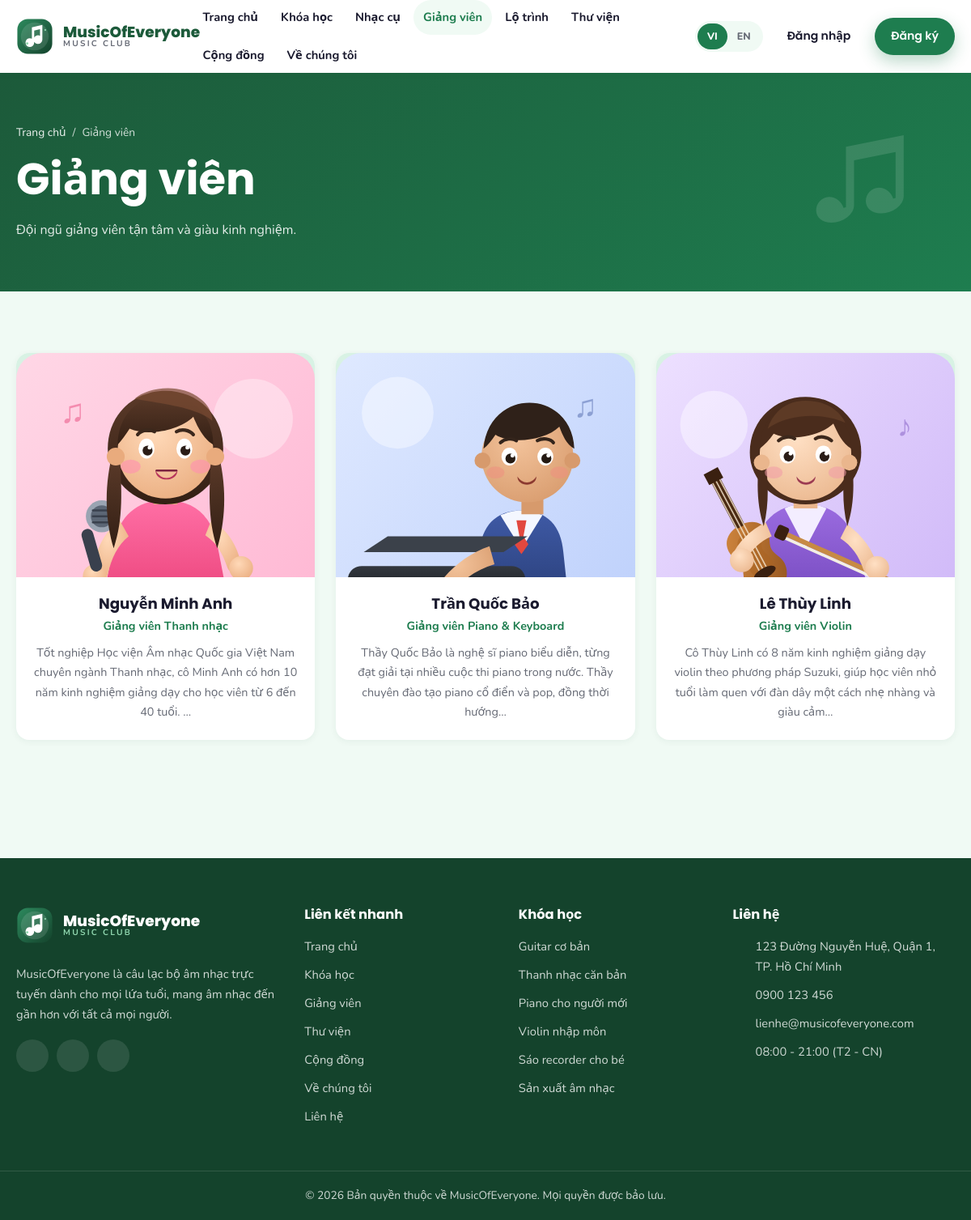
/giang-vien.php, run on the app's committed database.
### tables this page shows
CREATE TABLE `instructors` (
  `id` INT AUTO_INCREMENT PRIMARY KEY,
  `slug` VARCHAR(255) UNIQUE,
  `name` VARCHAR(255),
  `title_vi` VARCHAR(255),
  `title_en` VARCHAR(255),
  `bio_vi` TEXT,
  `bio_en` TEXT,
  `photo` VARCHAR(255),
  `email` VARCHAR(255),
  `is_active` TINYINT(1) DEFAULT 1,
  `sort_order` INT DEFAULT 0
);

CREATE TABLE `courses` (
  `id` INT AUTO_INCREMENT PRIMARY KEY,
  `slug` VARCHAR(255) UNIQUE,
  `title_vi` VARCHAR(255),
  `title_en` VARCHAR(255),
  `subtitle_vi` VARCHAR(255),
  `subtitle_en` VARCHAR(255),
  `description_vi` TEXT,
  `description_en` TEXT,
  `level_id` INT DEFAULT NULL,
  `instructor_id` INT DEFAULT NULL,
  `thumbnail` VARCHAR(255),
  `price` DECIMAL(10,2) DEFAULT 0,
  `duration` VARCHAR(100),
  `is_featured` TINYINT(1) DEFAULT 0,
  `is_active` TINYINT(1) DEFAULT 1,
  `meta_title` VARCHAR(255),
  `meta_description` TEXT,
  `sort_order` INT DEFAULT 0,
  `created_at` TIMESTAMP DEFAULT CURRENT_TIMESTAMP,
  CONSTRAINT `fk_courses_level` FOREIGN KEY (`level_id`) REFERENCES `levels`(`id`) ON DELETE SET NULL,
  CONSTRAINT `fk_courses_instructor` FOREIGN KEY (`instructor_id`) REFERENCES `instructors`(`id`) ON DELETE SET NULL
);

### includes/db.php (called while the page is built, shortened)
<?php
function db(): PDO
{
    static $pdo = null;
    if ($pdo instanceof PDO) {
        return $pdo;
    }
    $dsn = 'mysql:host=' . DB_HOST . ';dbname=' . DB_NAME . ';charset=' . DB_CHARSET;
    try {
        $pdo = new PDO($dsn, DB_USER, DB_PASS, [
            PDO::ATTR_ERRMODE            => PDO::ERRMODE_EXCEPTION,
            PDO::ATTR_DEFAULT_FETCH_MODE => PDO::FETCH_ASSOC,
            PDO::ATTR_EMULATE_PREPARES   => false,
        ]);
    } catch (PDOException $e) {
        if (defined('DEBUG_MODE') && DEBUG_MODE) {
            die('Database connection failed: ' . $e->getMessage());
        }
        http_response_code(500);
        die('Database connection failed. Please try again later.');
    }
    return $pdo;
}
function dbQuery(string $sql, array $params = []): PDOStatement
{
    $stmt = db()->prepare($sql);
    $stmt->execute($params);
    return $stmt;
}
function dbAll(string $sql, array $params = []): array
{
    return dbQuery($sql, $params)->fetchAll();
}

### giang-vien.php (the view, shortened to what this page needs)
<?php
require_once __DIR__ . '/includes/functions.php';
$instructors = dbAll('SELECT * FROM instructors WHERE is_active = 1 ORDER BY sort_order ASC, id ASC');
$activeNav       = 'instructors';
require __DIR__ . '/includes/header.php';
?>
<section class="page-hero">
  <div class="container">
    <nav class="breadcrumb" aria-label="Breadcrumb">
      <a href="<?= e(url('index.php')) ?>"><?= e(t('home')) ?></a><span>/</span><span><?= e(t('nav_instructors')) ?></span>
    </nav>
    <h1><?= e(t('instructors_page_title')) ?></h1>
    <p><?= e(t('instructors_page_subtitle')) ?></p>
  </div>
</section>
<section class="section">
  <div class="container">
    <?php if (!$instructors): ?>
      <div class="empty-state"><?= e(t('no_results')) ?></div>
    <?php else: ?>
      <div class="grid grid--3">
        <?php foreach ($instructors as $instructor): ?>
          <a class="instructor-card reveal" href="<?= e(url('giang-vien-chi-tiet.php?slug=' . urlencode($instructor['slug']))) ?>">
            <div class="instructor-card__photo">
              <img src="<?= e(imageUrl($instructor['photo'], 'assets/images/course-singing.svg')) ?>" alt="<?= e($instructor['name']) ?>" loading="lazy">
            </div>
            <div class="instructor-card__body">
              <h3 class="instructor-card__name"><?= e($instructor['name']) ?></h3>
              <p class="instructor-card__role"><?= e(localized($instructor, 'title')) ?></p>
              <p class="instructor-card__bio"><?= e(excerpt(localized($instructor, 'bio'), 150)) ?></p>
            </div>
          </a>
        <?php endforeach; ?>
      </div>
    <?php endif; ?>
  </div>
</section>
<?php require __DIR__ . '/includes/footer.php'; ?>

### includes/header.php (shortened to what this page needs)
<?php
require_once __DIR__ . '/functions.php';
$lang            = currentLang();
$pageTitle       = $pageTitle ?? setting('site_name', SITE_NAME);
$activeNav       = $activeNav ?? '';
$bodyClass       = $bodyClass ?? '';
$user            = currentUser();
$navItems = [
    'home'        => ['label' => t('nav_home'),        'url' => url('index.php')],
    'courses'     => ['label' => t('nav_courses'),     'url' => url('khoa-hoc.php')],
    'instruments' => ['label' => t('nav_instruments'), 'url' => url('khoa-hoc.php') . '#instruments'],
    'instructors' => ['label' => t('nav_instructors'), 'url' => url('giang-vien.php')],
    'path'        => ['label' => t('nav_learning_path'), 'url' => url('index.php') . '#levels'],
    'library'     => ['label' => t('nav_library'),     'url' => url('thu-vien.php')],
    'community'   => ['label' => t('nav_community'),   'url' => url('cong-dong.php')],
    'about'       => ['label' => t('nav_about'),       'url' => url('ve-chung-toi.php')],
];
?>
<!DOCTYPE html>
<html lang="<?= e($lang) ?>">
<head>
<title><?= e($pageTitle) ?> | <?= e(setting('site_name', SITE_NAME)) ?></title>
<link rel="stylesheet" href="<?= e(asset('css/style.css')) ?>">
</head>
<body class="<?= e($bodyClass) ?>">
<header class="site-header" id="siteHeader">
  <div class="container site-header__inner">
    <a class="brand" href="<?= e(url('index.php')) ?>">
      <img class="brand__logo" src="<?= e(asset('images/logo.svg')) ?>" alt="<?= e(setting('site_name', SITE_NAME)) ?>" width="46" height="46">
      <span class="brand__text">
        <span class="brand__name"><?= e(setting('site_name', SITE_NAME)) ?></span>
        <span class="brand__tagline"><?= e(t('brand_tagline')) ?></span>
      </span>
    </a>
    <nav class="main-nav" id="mainNav" aria-label="Main">
      <ul class="main-nav__list">
        <?php foreach ($navItems as $key => $item): ?>
          <li>
            <a class="main-nav__link<?= $activeNav === $key ? ' is-active' : '' ?>" href="<?= e($item['url']) ?>"><?= e($item['label']) ?></a>
          </li>
        <?php endforeach; ?>
      </ul>
      <div class="header-actions">
        <div class="lang-switch" role="group" aria-label="Language">
          <a class="lang-switch__btn<?= $lang === 'vi' ? ' is-active' : '' ?>" href="<?= e(langSwitchUrl('vi')) ?>">VI</a>
          <a class="lang-switch__btn<?= $lang === 'en' ? ' is-active' : '' ?>" href="<?= e(langSwitchUrl('en')) ?>">EN</a>
        </div>
        <?php if ($user): ?>
          <a class="btn btn--ghost btn--sm" href="<?= e(url('profile.php')) ?>"><?= e($user['name']) ?></a>
          <?php if ((int) $user['is_admin'] === 1): ?>
            <a class="btn btn--ghost btn--sm" href="<?= e(url('admin/index.php')) ?>"><?= e(t('nav_admin')) ?></a>
          <?php endif; ?>
          <a class="btn btn--primary btn--sm" href="<?= e(url('logout.php')) ?>"><?= e(t('nav_logout')) ?></a>
        <?php else: ?>
          <a class="btn btn--ghost btn--sm" href="<?= e(url('login.php')) ?>"><?= e(t('nav_login')) ?></a>
          <a class="btn btn--primary btn--sm" href="<?= e(url('register.php')) ?>"><?= e(t('nav_register')) ?></a>
        <?php endif; ?>
      </div>
    </nav>
  </div>
</header>
<main id="main">

### includes/footer.php (shortened to what this page needs)
</main>
<footer class="site-footer">
  <div class="container site-footer__grid">
    <div class="site-footer__col">
      <a class="brand brand--footer" href="<?= e(url('index.php')) ?>">
        <img class="brand__logo" src="<?= e(asset('images/logo.svg')) ?>" alt="<?= e(setting('site_name', SITE_NAME)) ?>" width="46" height="46">
        <span class="brand__text">
          <span class="brand__name"><?= e(setting('site_name', SITE_NAME)) ?></span>
          <span class="brand__tagline"><?= e(t('brand_tagline')) ?></span>
        </span>
      </a>
      <p class="site-footer__about"><?= e(t('footer_about')) ?></p>
      <div class="social">
        <?php if (setting('facebook_url')): ?>
          <a class="social__link" href="<?= e(setting('facebook_url')) ?>" target="_blank" rel="noopener" aria-label="Facebook"><?= icon('facebook', 'icon icon--sm') ?></a>
        <?php endif; ?>
        <?php if (setting('youtube_url')): ?>
          <a class="social__link" href="<?= e(setting('youtube_url')) ?>" target="_blank" rel="noopener" aria-label="YouTube"><?= icon('youtube', 'icon icon--sm') ?></a>
        <?php endif; ?>
        <?php if (setting('zalo_url')): ?>
          <a class="social__link" href="<?= e(setting('zalo_url')) ?>" target="_blank" rel="noopener" aria-label="Zalo"><?= icon('zalo', 'icon icon--sm') ?></a>
        <?php endif; ?>
      </div>
    </div>
    <div class="site-footer__col">
      <h3 class="site-footer__title"><?= e(t('footer_links')) ?></h3>
      <ul class="site-footer__list">
        <li><a href="<?= e(url('index.php')) ?>"><?= e(t('nav_home')) ?></a></li>
        <li><a href="<?= e(url('khoa-hoc.php')) ?>"><?= e(t('nav_courses')) ?></a></li>
        <li><a href="<?= e(url('giang-vien.php')) ?>"><?= e(t('nav_instructors')) ?></a></li>
        <li><a href="<?= e(url('thu-vien.php')) ?>"><?= e(t('nav_library')) ?></a></li>
        <li><a href="<?= e(url('cong-dong.php')) ?>"><?= e(t('nav_community')) ?></a></li>
        <li><a href="<?= e(url('ve-chung-toi.php')) ?>"><?= e(t('nav_about')) ?></a></li>
        <li><a href="<?= e(url('lien-he.php')) ?>"><?= e(t('nav_contact')) ?></a></li>
      </ul>
    </div>
    <div class="site-footer__col">
      <h3 class="site-footer__title"><?= e(t('footer_courses')) ?></h3>
      <ul class="site-footer__list">
        <?php
        $footerCourses = [];
        try {
            $footerCourses = dbAll('SELECT slug, title_vi, title_en FROM courses WHERE is_active = 1 ORDER BY sort_order ASC LIMIT 6');
        } catch (Throwable $e) {
            $footerCourses = [];
        }
        ?>
        <?php foreach ($footerCourses as $fc): ?>
          <li><a href="<?= e(url('khoa-hoc-chi-tiet.php?slug=' . urlencode($fc['slug']))) ?>"><?= e(localized($fc, 'title')) ?></a></li>
        <?php endforeach; ?>
      </ul>
    </div>
    <div class="site-footer__col">
      <h3 class="site-footer__title"><?= e(t('footer_contact')) ?></h3>
      <ul class="site-footer__list site-footer__list--contact">
        <li><?= icon('pin', 'icon icon--sm') ?><span><?= e(setting('address')) ?></span></li>
        <li><?= icon('phone', 'icon icon--sm') ?><a href="tel:<?= e(preg_replace('/\s+/', '', setting('phone'))) ?>"><?= e(setting('phone')) ?></a></li>
        <li><?= icon('mail', 'icon icon--sm') ?><a href="mailto:<?= e(setting('contact_email')) ?>"><?= e(setting('contact_email')) ?></a></li>
        <li><?= icon('clock', 'icon icon--sm') ?><span><?= e(setting('working_hours')) ?></span></li>
      </ul>
    </div>
  </div>
  <div class="site-footer__bottom">
    <div class="container">
      <p>&copy; <?= date('Y') ?> <?= e(t('footer_copyright')) ?></p>
    </div>
  </div>
</footer>
</body>
</html>

### includes/functions.php (shortened to what this page needs)
<?php
require_once __DIR__ . '/db.php';
function basePath(): string
{
    static $base = null;
    if ($base !== null) {
        return $base;
    }
    $appRoot  = str_replace('\\', '/', realpath(dirname(__DIR__)) ?: dirname(__DIR__));
    $docRoot  = isset($_SERVER['DOCUMENT_ROOT']) ? realpath($_SERVER['DOCUMENT_ROOT']) : false;
    $docRoot  = $docRoot ? str_replace('\\', '/', $docRoot) : '';
    if ($docRoot !== '' && strpos($appRoot, $docRoot) === 0) {
        $base = rtrim(substr($appRoot, strlen($docRoot)), '/');
    } else {
        $base = '';
    }
    return $base;
}
function url(string $path = ''): string
{
    return basePath() . '/' . ltrim($path, '/');
}
function asset(string $path): string
{
    return url('assets/' . ltrim($path, '/'));
}
function imageUrl(?string $path, string $fallback = 'assets/images/course-guitar.svg'): string
{
    $path = trim((string) $path);
    if (strpos($path, 'assets/') === 0 || strpos($path, 'uploads/') === 0) {
        return url($path);
    }
    return url('uploads/' . ltrim($path, '/'));
}
function e($value): string
{
    return htmlspecialchars((string) $value, ENT_QUOTES | ENT_SUBSTITUTE, 'UTF-8');
}
function excerpt(?string $text, int $length = 140): string
{
    $text = trim(preg_replace('/\s+/u', ' ', strip_tags((string) $text)));
    if (function_exists('mb_strlen') && mb_strlen($text, 'UTF-8') > $length) {
        return mb_substr($text, 0, $length, 'UTF-8') . '…';
    }
    return $text;
}
function currentLang(): string
{
    return $_SESSION['lang'] ?? 'vi';
}
function t(string $key, ?string $default = null): string
{
    static $strings = [];
    $lang = currentLang();
    if (!isset($strings[$lang])) {
        $file = dirname(__DIR__) . '/lang/' . $lang . '.php';
        $strings[$lang] = file_exists($file) ? (array) require $file : [];
    }
    return $strings[$lang][$key] ?? ($default ?? $key);
}
function localized(?array $row, string $field, string $fallbackField = ''): string
{
    $lang = currentLang();
    $key  = $field . '_' . $lang;
    if (!empty($row[$key])) {
        return (string) $row[$key];
    }
    return '';
}
function langSwitchUrl(string $lang): string
{
    $query = $_GET;
    $query['lang'] = $lang;
    $uri = strtok($_SERVER['REQUEST_URI'] ?? '/', '?');
    return $uri . '?' . http_build_query($query);
}
function currentUser(): ?array
{
    if (empty($_SESSION['user_id'])) {
        return null;
    }
    $user = dbOne('SELECT * FROM users WHERE id = ? AND is_active = 1', [(int) $_SESSION['user_id']]);
    return $user;
}
function setting(string $key, string $default = ''): string
{
    static $settings = null;
    if ($settings === null) {
        $settings = [];
        try {
            foreach (dbAll('SELECT setting_key, setting_value FROM site_settings') as $row) {
                $settings[$row['setting_key']] = (string) $row['setting_value'];
            }
        } catch (Throwable $e) {
            $settings = [];
        }
    }
    return (isset($settings[$key]) && $settings[$key] !== '') ? $settings[$key] : $default;
}
function icon(string $name, string $class = 'icon'): string
{
    $path = $paths[$name] ?? $paths['music'];
    return '<svg class="' . e($class) . '" viewBox="0 0 24 24" fill="currentColor" aria-hidden="true">' . $path . '</svg>';
}

### data on the page
instructors: photo (picture), name "Nguyễn Minh Anh", title_vi "Giảng viên Thanh nhạc", bio_vi "Tốt nghiệp Học viện Âm nhạc Quốc gia Việt Nam chuyên ngành Thanh nhạc, cô Minh Anh có hơn 10 năm kinh nghiệm giảng dạy cho học viên từ 6 đến 40 tuổi. …"
instructors: photo (picture), name "Trần Quốc Bảo", title_vi "Giảng viên Piano & Keyboard", bio_vi "Thầy Quốc Bảo là nghệ sĩ piano biểu diễn, từng đạt giải tại nhiều cuộc thi piano trong nước. Thầy chuyên đào tạo piano cổ điển và pop, đồng thời hướng…"
instructors: photo (picture), name "Lê Thùy Linh", title_vi "Giảng viên Violin", bio_vi "Cô Thùy Linh có 8 năm kinh nghiệm giảng dạy violin theo phương pháp Suzuki, giúp học viên nhỏ tuổi làm quen với đàn dây một cách nhẹ nhàng và giàu cảm…"
courses: title_vi "Guitar cơ bản"
courses: title_vi "Thanh nhạc căn bản"
courses: title_vi "Piano cho người mới"
courses: title_vi "Violin nhập môn"
courses: title_vi "Sáo recorder cho bé"
courses: title_vi "Sản xuất âm nhạc"

### other printed values
setting('site_name', SITE_NAME) "MusicOfEveryone"
t('brand_tagline') "MUSIC CLUB"
$item['label'] "Trang chủ"
$item['label'] "Khóa học"
$item['label'] "Nhạc cụ"
$item['label'] "Giảng viên"
$item['label'] "Lộ trình"
$item['label'] "Thư viện"
$item['label'] "Cộng đồng"
$item['label'] "Về chúng tôi"
t('nav_login') "Đăng nhập"
t('nav_register') "Đăng ký"
t('home') "Trang chủ"
t('nav_instructors') "Giảng viên"
t('instructors_page_title') "Giảng viên"
